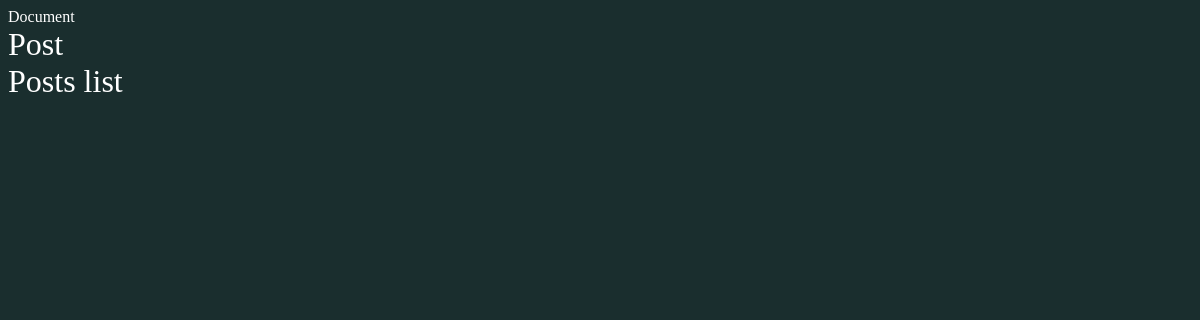
/posts/, run on an earlier commit of the app's database.
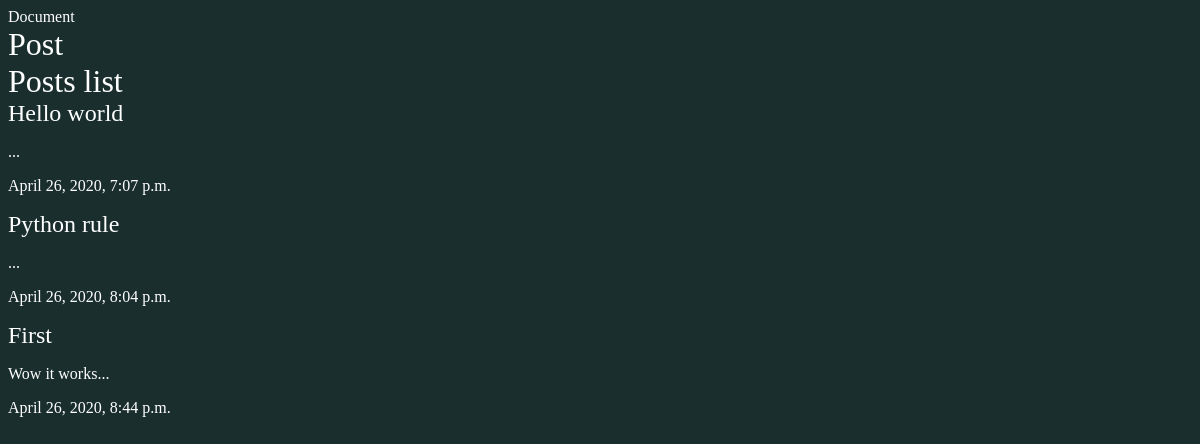
And on a later commit of the database.
### posts/models.py (models this page shows, shortened)
class Post(models.Model):
    title = models.CharField(max_length=100)
    slug = models.SlugField()
    body = models.TextField()
    date = models.DateTimeField(auto_now_add = True)
    def snippet(self):
        return self.body[:50]+ '...'

### posts/views.py (the view)
# urls.py: path('', views.posts_list, name="list"),
def posts_list(request):
    posts = Post.objects.all().order_by('date')
    return render(request, 'posts/posts_list.html', {'posts': posts}  )

### posts/templates/posts/posts_list.html
{%extends 'base_layout.html' %}
{% block content %}
<h1>Posts list</h1>
   <div class="posts">
      {% for post in posts %}
         <div class="post">
             <h2> <a href="{% url 'posts:details' slug=post.slug %}"> {{post.title}} </a> </h2>
             <p> {{ post.snippet}}</p>
             <p> {{post.date}}</p>
         </div>
      {%endfor%}
   </div>
{% endblock %}

### templates/base_layout.html (shortened to what this page needs)
{% load static %}
<!DOCTYPE html>
<html lang="en">
<head>
    <link rel="stylesheet" href="{% static 'styles.css' %}"
    <title>Document</title>
</head>
<body>
<div class="wrapper">
    <h1><a href="{% url 'posts:list' %}">Post</a></h1>
    {%block content%}
    {%endblock%}
</div>
</body>
</html>

### assets/styles.css (style rules this page uses)
body { background-color: rgb(26, 46, 46); color: #fff }
body * { font-family: Ubuntu; }
h1,h2,h3,h4,h5 { font-weight: normal; margin: 0; }
a, a:hover, a:visited { color: #fff; text-decoration: none; }

What changed in the data, as far as the page shows it:
added Post: title "Hello world", snippet "...", date "April 26, 2020, 7:07 p.m."
added Post: title "Python rule", snippet "...", date "April 26, 2020, 8:04 p.m."
added Post: title "First", snippet "Wow it works...", date "April 26, 2020, 8:44 p.m."
